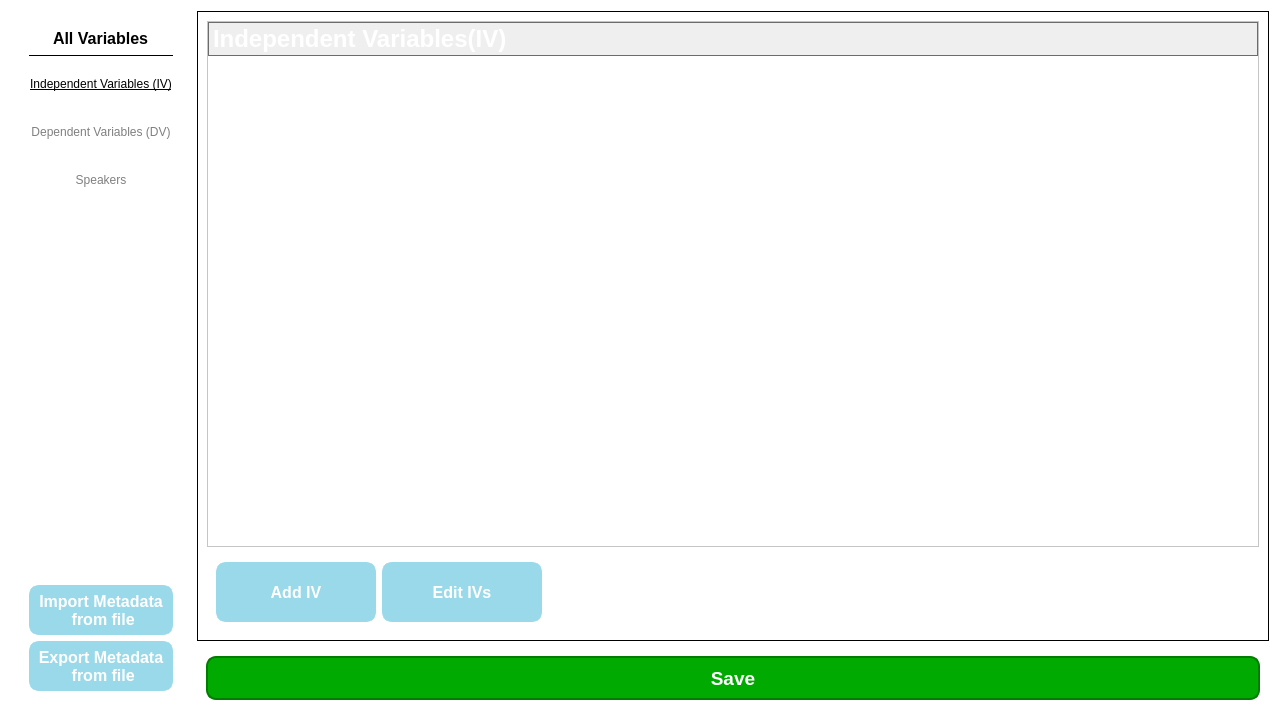
<?xml version="1.0" encoding="UTF-8"?>
<ui version="4.0">
 <class>VariableManagementTab</class>
 <widget class="QWidget" name="VariableManagementTab">
  <property name="geometry">
   <rect>
    <x>0</x>
    <y>0</y>
    <width>1280</width>
    <height>720</height>
   </rect>
  </property>
  <property name="styleSheet">
   <string notr="true">QWidget{
	background-color: white;
}

QPushButton {
    background-color:rgb(154, 217, 234) ;
	color: white;
    min-width: 80px;
	min-height: 40px;
	border-style: solid;
	border-color: rgb(154, 217, 234);
	border-width: 5px;
	border-radius: 10px;
}

QPushButton:pressed {
	background-color:rgb(134, 189, 203) ;
	border-color: rgb(134, 189, 203);
	color: rgb(245, 245, 245);
}

QPushButton:flat {
   background-color:rgb(134, 189, 203) ;
	border-color: rgb(134, 189, 203);
	color: rgb(245, 245, 245);
}

QPushButton:checked {
   background-color:rgb(134, 189, 203) ;
	border-color: rgb(134, 189, 203);
	color: rgb(245, 245, 245);
	
	font: 9pt &quot;Segoe UI&quot;;
	text-decoration: underline;
}

QPushButton:default {
    border-color: navy; /* make the default button prominent */
}</string>
  </property>
  <layout class="QHBoxLayout" name="horizontalLayout">
   <item>
    <widget class="QWidget" name="widget" native="true">
     <layout class="QVBoxLayout" name="verticalLayout_2">
      <item alignment="Qt::AlignTop">
       <widget class="QWidget" name="verticalWidget" native="true">
        <property name="sizePolicy">
         <sizepolicy hsizetype="Preferred" vsizetype="Preferred">
          <horstretch>0</horstretch>
          <verstretch>0</verstretch>
         </sizepolicy>
        </property>
        <layout class="QVBoxLayout" name="verticalLayout_7">
         <item alignment="Qt::AlignHCenter">
          <widget class="QLabel" name="label_allvarialbes_header">
           <property name="sizePolicy">
            <sizepolicy hsizetype="Preferred" vsizetype="Minimum">
             <horstretch>0</horstretch>
             <verstretch>0</verstretch>
            </sizepolicy>
           </property>
           <property name="font">
            <font>
             <pointsize>12</pointsize>
             <bold>true</bold>
            </font>
           </property>
           <property name="text">
            <string>All Variables</string>
           </property>
          </widget>
         </item>
         <item>
          <widget class="Line" name="line_2">
           <property name="frameShadow">
            <enum>QFrame::Plain</enum>
           </property>
           <property name="lineWidth">
            <number>1</number>
           </property>
           <property name="orientation">
            <enum>Qt::Horizontal</enum>
           </property>
          </widget>
         </item>
         <item alignment="Qt::AlignTop">
          <widget class="QPushButton" name="btn_open_iv">
           <property name="sizePolicy">
            <sizepolicy hsizetype="Minimum" vsizetype="Preferred">
             <horstretch>0</horstretch>
             <verstretch>0</verstretch>
            </sizepolicy>
           </property>
           <property name="styleSheet">
            <string notr="true">QPushButton {
    background-color: white;
    border: 1px solid white;
	color: grey;
	font: 12pt &quot;Segoe UI&quot;;
}

QPushButton:hover {
    background-color: white;
    color: dark grey; 
	text-decoration: underline;
}

QPushButton:pressed {
    background-color: white;
}

QPushButton:focus {
    border: 1px solid white;
}

QPushButton::menu-indicator {
    image: none;
}
QPushButton:checked {
	color: black;
	text-decoration: underline;
}</string>
           </property>
           <property name="text">
            <string>Independent Variables (IV)</string>
           </property>
           <property name="checkable">
            <bool>true</bool>
           </property>
           <property name="checked">
            <bool>true</bool>
           </property>
          </widget>
         </item>
         <item alignment="Qt::AlignTop">
          <widget class="QPushButton" name="btn_open_dv">
           <property name="sizePolicy">
            <sizepolicy hsizetype="Minimum" vsizetype="Preferred">
             <horstretch>0</horstretch>
             <verstretch>0</verstretch>
            </sizepolicy>
           </property>
           <property name="styleSheet">
            <string notr="true">QPushButton {
    background-color: white;
    border: 1px solid white;
	color: grey;
	font: 12pt &quot;Segoe UI&quot;;
}

QPushButton:hover {
    background-color: white;
    color: dark grey; 
	text-decoration: underline;
}

QPushButton:pressed {
    background-color: white;
}

QPushButton:focus {
    border: 1px solid white;
}

QPushButton::menu-indicator {
    image: none;
}
QPushButton:checked {
	color: black;
	text-decoration: underline;
}</string>
           </property>
           <property name="text">
            <string>Dependent Variables (DV)</string>
           </property>
           <property name="checkable">
            <bool>true</bool>
           </property>
          </widget>
         </item>
         <item alignment="Qt::AlignTop">
          <widget class="QPushButton" name="btn_open_speakers">
           <property name="sizePolicy">
            <sizepolicy hsizetype="Minimum" vsizetype="Preferred">
             <horstretch>0</horstretch>
             <verstretch>0</verstretch>
            </sizepolicy>
           </property>
           <property name="styleSheet">
            <string notr="true">QPushButton {
    background-color: white;
    border: 1px solid white;
	color: grey;
	font: 12pt &quot;Segoe UI&quot;;
}

QPushButton:hover {
    background-color: white;
    color: dark grey; 
	text-decoration: underline;
}

QPushButton:pressed {
    background-color: white;
}

QPushButton:focus {
    border: 1px solid white;
}

QPushButton::menu-indicator {
    image: none;
}
QPushButton:checked {
	color: black;
	text-decoration: underline;
}</string>
           </property>
           <property name="text">
            <string>Speakers</string>
           </property>
           <property name="checkable">
            <bool>true</bool>
           </property>
          </widget>
         </item>
        </layout>
       </widget>
      </item>
      <item alignment="Qt::AlignBottom">
       <widget class="QWidget" name="verticalWidget" native="true">
        <layout class="QVBoxLayout" name="verticalLayout_8">
         <item>
          <widget class="QPushButton" name="btn_import_metadata">
           <property name="font">
            <font>
             <pointsize>12</pointsize>
             <bold>true</bold>
            </font>
           </property>
           <property name="text">
            <string>Import Metadata
 from file</string>
           </property>
          </widget>
         </item>
         <item>
          <widget class="QPushButton" name="btn_export_metadata">
           <property name="font">
            <font>
             <pointsize>12</pointsize>
             <bold>true</bold>
            </font>
           </property>
           <property name="text">
            <string>Export Metadata
 from file</string>
           </property>
          </widget>
         </item>
        </layout>
       </widget>
      </item>
     </layout>
    </widget>
   </item>
   <item>
    <layout class="QVBoxLayout" name="verticalLayout">
     <item>
      <widget class="QStackedWidget" name="stackedWidget">
       <property name="frameShape">
        <enum>QFrame::Box</enum>
       </property>
       <property name="frameShadow">
        <enum>QFrame::Plain</enum>
       </property>
       <property name="currentIndex">
        <number>0</number>
       </property>
       <widget class="QWidget" name="IV_page">
        <layout class="QVBoxLayout" name="verticalLayout_3">
         <item>
          <widget class="QTreeWidget" name="treeWidget_ivs">
           <property name="styleSheet">
            <string notr="true">QTreeWidget { 
	font-size: 14pt; 
}

QHeaderView::section {
    background-color: qlineargradient(x1:0, y1:0, x2:0, y2:1,
                                      stop:0 #616161, stop: 0.5 #505050,
                                      stop: 0.6 #434343, stop:1 #656565);
    color: white;
    padding-left: 4px;
    border: 1px solid #6c6c6c;
	font-size: 24px;
	font: bold
}</string>
           </property>
           <column>
            <property name="text">
             <string>Independent Variables(IV)</string>
            </property>
           </column>
          </widget>
         </item>
         <item alignment="Qt::AlignLeft">
          <widget class="QWidget" name="widget_iv_addedit_container" native="true">
           <layout class="QHBoxLayout" name="horizontalLayout_7">
            <item>
             <widget class="QPushButton" name="btn_add_iv">
              <property name="sizePolicy">
               <sizepolicy hsizetype="Preferred" vsizetype="Fixed">
                <horstretch>0</horstretch>
                <verstretch>0</verstretch>
               </sizepolicy>
              </property>
              <property name="font">
               <font>
                <pointsize>12</pointsize>
                <bold>true</bold>
               </font>
              </property>
              <property name="styleSheet">
               <string notr="true">QPushButton {
	min-height: 50px;
	max-height:50px;
	min-width: 150px;
	max-width: 150px;
}</string>
              </property>
              <property name="text">
               <string>Add IV</string>
              </property>
              <property name="icon">
               <iconset resource="resources.qrc">
                <normaloff>:/images/images/Plus_Icon.svg</normaloff>:/images/images/Plus_Icon.svg</iconset>
              </property>
              <property name="iconSize">
               <size>
                <width>16</width>
                <height>16</height>
               </size>
              </property>
             </widget>
            </item>
            <item>
             <widget class="QPushButton" name="btn_edit_ivs">
              <property name="sizePolicy">
               <sizepolicy hsizetype="Preferred" vsizetype="Fixed">
                <horstretch>0</horstretch>
                <verstretch>0</verstretch>
               </sizepolicy>
              </property>
              <property name="font">
               <font>
                <pointsize>12</pointsize>
                <bold>true</bold>
               </font>
              </property>
              <property name="styleSheet">
               <string notr="true">QPushButton {
	min-height: 50px;
	max-height:50px;
	min-width: 150px;
	max-width: 150px;
}</string>
              </property>
              <property name="text">
               <string>Edit IVs</string>
              </property>
              <property name="icon">
               <iconset resource="resources.qrc">
                <normaloff>:/images/images/edit_icon_white.png</normaloff>:/images/images/edit_icon_white.png</iconset>
              </property>
              <property name="iconSize">
               <size>
                <width>24</width>
                <height>24</height>
               </size>
              </property>
             </widget>
            </item>
           </layout>
          </widget>
         </item>
        </layout>
       </widget>
       <widget class="QWidget" name="DV_page">
        <layout class="QGridLayout" name="gridLayout">
         <item row="0" column="0" rowspan="5" colspan="2">
          <widget class="QWidget" name="widget_dvgroup_addnewdvs" native="true">
           <property name="sizePolicy">
            <sizepolicy hsizetype="Minimum" vsizetype="Minimum">
             <horstretch>0</horstretch>
             <verstretch>0</verstretch>
            </sizepolicy>
           </property>
           <layout class="QVBoxLayout" name="verticalLayout_9">
            <item>
             <widget class="QTreeWidget" name="treeWidget_dvs">
              <property name="minimumSize">
               <size>
                <width>320</width>
                <height>0</height>
               </size>
              </property>
              <property name="styleSheet">
               <string notr="true">QTreeWidget { 
	font-size: 14pt; 
}

QHeaderView::section {
    background-color: qlineargradient(x1:0, y1:0, x2:0, y2:1,
                                      stop:0 #616161, stop: 0.5 #505050,
                                      stop: 0.6 #434343, stop:1 #656565);
    color: white;
    padding-left: 4px;
    border: 1px solid #6c6c6c;
	font-size: 24px;
	font: bold
}</string>
              </property>
              <attribute name="headerDefaultSectionSize">
               <number>175</number>
              </attribute>
              <column>
               <property name="text">
                <string>Dependent Variables(DV)</string>
               </property>
              </column>
             </widget>
            </item>
            <item>
             <widget class="QWidget" name="widget_dv_addedit_container" native="true">
              <layout class="QGridLayout" name="gridLayout_2">
               <item row="1" column="0">
                <widget class="QPushButton" name="btn_add_dv">
                 <property name="sizePolicy">
                  <sizepolicy hsizetype="Preferred" vsizetype="Minimum">
                   <horstretch>0</horstretch>
                   <verstretch>0</verstretch>
                  </sizepolicy>
                 </property>
                 <property name="minimumSize">
                  <size>
                   <width>90</width>
                   <height>50</height>
                  </size>
                 </property>
                 <property name="font">
                  <font>
                   <pointsize>12</pointsize>
                   <bold>true</bold>
                  </font>
                 </property>
                 <property name="text">
                  <string>Add DVs</string>
                 </property>
                 <property name="icon">
                  <iconset resource="resources.qrc">
                   <normaloff>:/images/images/Plus_Icon.svg</normaloff>:/images/images/Plus_Icon.svg</iconset>
                 </property>
                </widget>
               </item>
               <item row="1" column="1">
                <widget class="QPushButton" name="btn_edit_dvs">
                 <property name="font">
                  <font>
                   <pointsize>12</pointsize>
                   <bold>true</bold>
                  </font>
                 </property>
                 <property name="text">
                  <string>Edit DVs</string>
                 </property>
                 <property name="icon">
                  <iconset resource="resources.qrc">
                   <normaloff>:/images/images/edit_icon_white.png</normaloff>:/images/images/edit_icon_white.png</iconset>
                 </property>
                 <property name="iconSize">
                  <size>
                   <width>24</width>
                   <height>24</height>
                  </size>
                 </property>
                </widget>
               </item>
              </layout>
             </widget>
            </item>
           </layout>
          </widget>
         </item>
         <item row="0" column="3" rowspan="5">
          <widget class="QWidget" name="widget_dvgroup_table" native="true">
           <property name="sizePolicy">
            <sizepolicy hsizetype="Fixed" vsizetype="Preferred">
             <horstretch>0</horstretch>
             <verstretch>0</verstretch>
            </sizepolicy>
           </property>
           <layout class="QVBoxLayout" name="verticalLayout_6">
            <item>
             <widget class="QWidget" name="widget_dvdetectionheadercontainer" native="true">
              <layout class="QHBoxLayout" name="horizontalLayout_3">
               <item>
                <widget class="QLabel" name="label_detectedvariants">
                 <property name="font">
                  <font>
                   <pointsize>18</pointsize>
                   <bold>true</bold>
                   <underline>true</underline>
                  </font>
                 </property>
                 <property name="text">
                  <string>Detected DV-Variants</string>
                 </property>
                </widget>
               </item>
               <item>
                <widget class="QPushButton" name="btn_help">
                 <property name="sizePolicy">
                  <sizepolicy hsizetype="Maximum" vsizetype="Preferred">
                   <horstretch>0</horstretch>
                   <verstretch>0</verstretch>
                  </sizepolicy>
                 </property>
                 <property name="font">
                  <font>
                   <pointsize>11</pointsize>
                  </font>
                 </property>
                 <property name="styleSheet">
                  <string notr="true">QPushButton {
    background-color: white;
    border: 1px solid white;
	color: grey;
}

QPushButton:hover {
    background-color: white;
    color: dark grey; 
	text-decoration: underline;
}

QPushButton:pressed {
    background-color: white;
}

QPushButton:focus {
    border: 1px solid white;
}

QPushButton::menu-indicator {
    image: none;
}</string>
                 </property>
                 <property name="text">
                  <string>Help...</string>
                 </property>
                 <property name="icon">
                  <iconset resource="resources.qrc">
                   <normaloff>:/images/images/Help_Icon.svg</normaloff>:/images/images/Help_Icon.svg</iconset>
                 </property>
                 <property name="iconSize">
                  <size>
                   <width>24</width>
                   <height>24</height>
                  </size>
                 </property>
                </widget>
               </item>
              </layout>
             </widget>
            </item>
            <item>
             <widget class="QCheckBox" name="checkBox_unassociated_dvs">
              <property name="enabled">
               <bool>false</bool>
              </property>
              <property name="text">
               <string>Only show Variants that are not associated to a DV yet?</string>
              </property>
             </widget>
            </item>
            <item>
             <widget class="QTableWidget" name="tableWidget_detectedinformation">
              <property name="sizePolicy">
               <sizepolicy hsizetype="Minimum" vsizetype="Expanding">
                <horstretch>0</horstretch>
                <verstretch>0</verstretch>
               </sizepolicy>
              </property>
              <property name="minimumSize">
               <size>
                <width>625</width>
                <height>0</height>
               </size>
              </property>
              <property name="styleSheet">
               <string notr="true"/>
              </property>
              <property name="horizontalScrollBarPolicy">
               <enum>Qt::ScrollBarAsNeeded</enum>
              </property>
              <property name="sizeAdjustPolicy">
               <enum>QAbstractScrollArea::AdjustIgnored</enum>
              </property>
              <property name="editTriggers">
               <set>QAbstractItemView::NoEditTriggers</set>
              </property>
              <property name="rowCount">
               <number>0</number>
              </property>
              <attribute name="horizontalHeaderDefaultSectionSize">
               <number>160</number>
              </attribute>
              <attribute name="horizontalHeaderStretchLastSection">
               <bool>true</bool>
              </attribute>
              <column>
               <property name="text">
                <string>Detected Variant</string>
               </property>
               <property name="font">
                <font>
                 <pointsize>12</pointsize>
                 <bold>true</bold>
                </font>
               </property>
              </column>
              <column>
               <property name="text">
                <string>Occurences</string>
               </property>
               <property name="font">
                <font>
                 <pointsize>12</pointsize>
                 <bold>true</bold>
                </font>
               </property>
              </column>
              <column>
               <property name="text">
                <string>Associated DV</string>
               </property>
               <property name="font">
                <font>
                 <pointsize>12</pointsize>
                 <bold>true</bold>
                </font>
               </property>
              </column>
              <column>
               <property name="text">
                <string>Color</string>
               </property>
               <property name="font">
                <font>
                 <pointsize>12</pointsize>
                 <bold>true</bold>
                </font>
               </property>
              </column>
             </widget>
            </item>
            <item>
             <widget class="QLabel" name="label_corpuswaschanged">
              <property name="text">
               <string>The corpus was changed since the last detection of DV-Variants! Do you wish to automatically detect and extract them again?</string>
              </property>
              <property name="wordWrap">
               <bool>true</bool>
              </property>
             </widget>
            </item>
            <item>
             <widget class="QPushButton" name="btn_detectvariants">
              <property name="sizePolicy">
               <sizepolicy hsizetype="Minimum" vsizetype="Fixed">
                <horstretch>0</horstretch>
                <verstretch>0</verstretch>
               </sizepolicy>
              </property>
              <property name="font">
               <font>
                <pointsize>12</pointsize>
                <bold>true</bold>
               </font>
              </property>
              <property name="text">
               <string>Extract DV-Variants from corpus annotations</string>
              </property>
             </widget>
            </item>
            <item>
             <widget class="QLabel" name="label_detectednewvariants">
              <property name="text">
               <string>Detected XY new variables!</string>
              </property>
             </widget>
            </item>
           </layout>
          </widget>
         </item>
         <item row="0" column="2" rowspan="5">
          <widget class="Line" name="line">
           <property name="frameShadow">
            <enum>QFrame::Plain</enum>
           </property>
           <property name="lineWidth">
            <number>1</number>
           </property>
           <property name="orientation">
            <enum>Qt::Vertical</enum>
           </property>
          </widget>
         </item>
        </layout>
       </widget>
       <widget class="QWidget" name="Speaker_page">
        <layout class="QVBoxLayout" name="verticalLayout_5">
         <item>
          <widget class="QTreeWidget" name="treeWidget_speakers">
           <property name="styleSheet">
            <string notr="true">QTreeWidget { 
	font-size: 14pt; 
}

QHeaderView::section {
    background-color: qlineargradient(x1:0, y1:0, x2:0, y2:1,
                                      stop:0 #616161, stop: 0.5 #505050,
                                      stop: 0.6 #434343, stop:1 #656565);
    color: white;
    padding-left: 4px;
    border: 1px solid #6c6c6c;
	font-size: 24px;
	font: bold
}</string>
           </property>
           <column>
            <property name="text">
             <string>Speakers</string>
            </property>
           </column>
          </widget>
         </item>
         <item alignment="Qt::AlignLeft">
          <widget class="QWidget" name="widget_sp_addedit_container" native="true">
           <layout class="QHBoxLayout" name="horizontalLayout_8">
            <item>
             <widget class="QPushButton" name="btn_add_speaker">
              <property name="font">
               <font>
                <pointsize>12</pointsize>
                <bold>true</bold>
               </font>
              </property>
              <property name="styleSheet">
               <string notr="true">QPushButton {
	min-height: 50px;
	max-height:50px;
	min-width: 150px;
	max-width: 150px;
}</string>
              </property>
              <property name="text">
               <string>Add Speakers</string>
              </property>
              <property name="icon">
               <iconset resource="resources.qrc">
                <normaloff>:/images/images/Plus_Icon.svg</normaloff>:/images/images/Plus_Icon.svg</iconset>
              </property>
             </widget>
            </item>
            <item>
             <widget class="QPushButton" name="btn_edit_speakers">
              <property name="font">
               <font>
                <pointsize>12</pointsize>
                <bold>true</bold>
               </font>
              </property>
              <property name="styleSheet">
               <string notr="true">QPushButton {
	min-height: 50px;
	max-height:50px;
	min-width: 150px;
	max-width: 150px;
}</string>
              </property>
              <property name="text">
               <string>Edit Speakers</string>
              </property>
              <property name="icon">
               <iconset resource="resources.qrc">
                <normaloff>:/images/images/edit_icon_white.png</normaloff>:/images/images/edit_icon_white.png</iconset>
              </property>
              <property name="iconSize">
               <size>
                <width>24</width>
                <height>24</height>
               </size>
              </property>
             </widget>
            </item>
           </layout>
          </widget>
         </item>
        </layout>
       </widget>
      </widget>
     </item>
     <item>
      <widget class="QWidget" name="widget_metadatamanag_savecancel" native="true">
       <property name="sizePolicy">
        <sizepolicy hsizetype="Preferred" vsizetype="Maximum">
         <horstretch>0</horstretch>
         <verstretch>0</verstretch>
        </sizepolicy>
       </property>
       <layout class="QHBoxLayout" name="horizontalLayout_5">
        <item>
         <widget class="QPushButton" name="btn_save_changes">
          <property name="font">
           <font>
            <pointsize>14</pointsize>
            <bold>true</bold>
           </font>
          </property>
          <property name="styleSheet">
           <string notr="true">QPushButton {
	color: white;
	background-color: rgb(0, 170, 0);
	border-style: solid;
	border-color: rgb(0, 125, 0);
	border-width: 2px;
	border-radius: 10px;
}

QPushButton:pressed {
	background-color: rgb(0, 134, 0);
}

QPushButton:disabled{
  background-color: rgb(121, 121, 121);
}</string>
          </property>
          <property name="text">
           <string>Save</string>
          </property>
         </widget>
        </item>
       </layout>
      </widget>
     </item>
    </layout>
   </item>
  </layout>
 </widget>
 <resources>
  <include location="resources.qrc"/>
 </resources>
 <connections/>
</ui>
